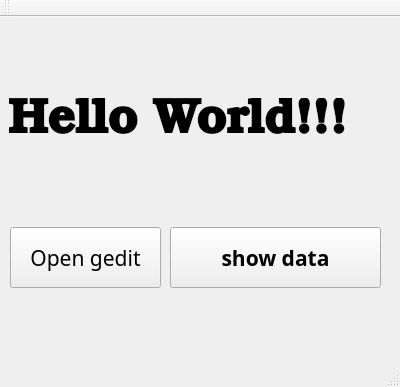
<?xml version="1.0" encoding="UTF-8"?>
<ui version="4.0">
 <class>MainWindow</class>
 <widget class="QMainWindow" name="MainWindow">
  <property name="geometry">
   <rect>
    <x>0</x>
    <y>0</y>
    <width>400</width>
    <height>387</height>
   </rect>
  </property>
  <property name="windowTitle">
   <string>MainWindow</string>
  </property>
  <widget class="QWidget" name="centralWidget">
   <widget class="QPushButton" name="opngdt">
    <property name="geometry">
     <rect>
      <x>10</x>
      <y>210</y>
      <width>151</width>
      <height>61</height>
     </rect>
    </property>
    <property name="font">
     <font>
      <family>STIXSizeFiveSym</family>
      <pointsize>16</pointsize>
     </font>
    </property>
    <property name="text">
     <string>Open gedit</string>
    </property>
   </widget>
   <widget class="QPushButton" name="cnglbl">
    <property name="geometry">
     <rect>
      <x>170</x>
      <y>210</y>
      <width>211</width>
      <height>61</height>
     </rect>
    </property>
    <property name="font">
     <font>
      <family>Noto Sans CJK SC Bold</family>
      <pointsize>16</pointsize>
      <weight>75</weight>
      <bold>true</bold>
     </font>
    </property>
    <property name="text">
     <string>show data</string>
    </property>
   </widget>
   <widget class="QLabel" name="label">
    <property name="geometry">
     <rect>
      <x>8</x>
      <y>40</y>
      <width>381</width>
      <height>141</height>
     </rect>
    </property>
    <property name="minimumSize">
     <size>
      <width>0</width>
      <height>41</height>
     </size>
    </property>
    <property name="font">
     <font>
      <family>URW Bookman L</family>
      <pointsize>11</pointsize>
      <weight>75</weight>
      <bold>true</bold>
     </font>
    </property>
    <property name="text">
     <string>&lt;html&gt;&lt;head/&gt;&lt;body&gt;&lt;p&gt;&lt;span style=&quot; font-size:36pt;&quot;&gt; Hello World!!!&lt;/span&gt;&lt;/p&gt;&lt;/body&gt;&lt;/html&gt;</string>
    </property>
   </widget>
  </widget>
  <widget class="QMenuBar" name="menuBar">
   <property name="geometry">
    <rect>
     <x>0</x>
     <y>0</y>
     <width>400</width>
     <height>19</height>
    </rect>
   </property>
  </widget>
  <widget class="QToolBar" name="mainToolBar">
   <attribute name="toolBarArea">
    <enum>TopToolBarArea</enum>
   </attribute>
   <attribute name="toolBarBreak">
    <bool>false</bool>
   </attribute>
  </widget>
  <widget class="QStatusBar" name="statusBar"/>
 </widget>
 <layoutdefault spacing="6" margin="11"/>
 <resources/>
 <connections/>
</ui>
